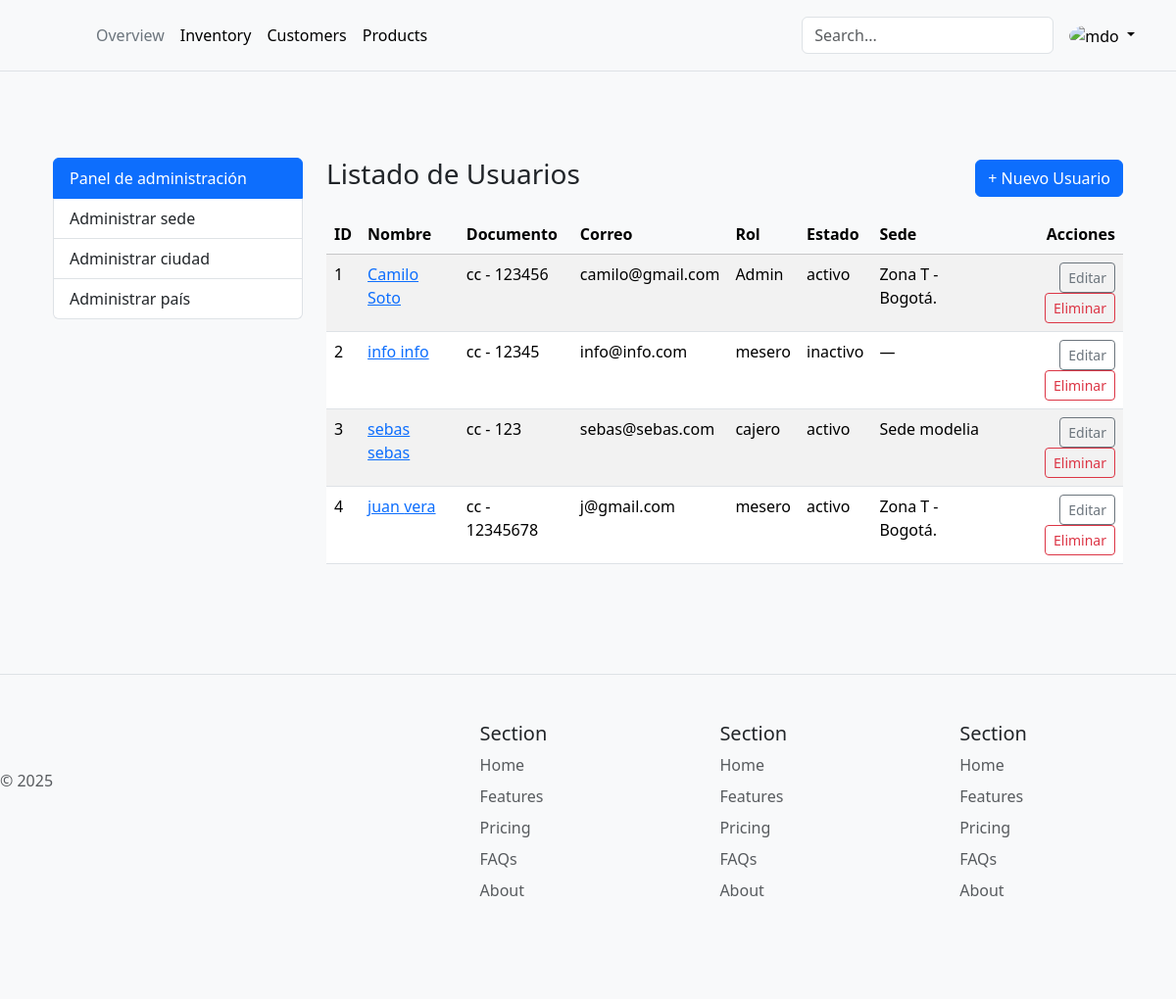
/adminis/usuario/ (signed in), run on the app's committed database.
### accounts/models.py (models this page shows, shortened)
class Usuario(AbstractUser):
    TYPEDOCS = (
        ('cc', 'cédula de ciudadania'),
        ('ti', 'tarjeta de identidad'),
        ('ce', 'cédula de extranjería'),
        ('pa', 'pasaporte'),
    )
    ROLES = (
        (1, 'Admin'),
        (2, 'cajero'),
        (3, 'mesero'),
    )
    ESTADO = (
        (0, 'inactivo'),
        (1, 'activo')
    )
    nombres = models.CharField(max_length=100, verbose_name='Nombre(s)')
    apellidos = models.CharField(max_length=100, verbose_name='Apellido(s)')
    tipoDocumento = models.CharField(max_length=5, choices=TYPEDOCS, verbose_name='Tipo de documento')
    numDocumento = models.CharField(max_length=20, unique=True, verbose_name='Número de documento')
    correo = models.EmailField(max_length=100, unique=True, verbose_name='Correo electrónico')
    rol = models.IntegerField(choices=ROLES, default=3)
    estado = models.IntegerField(choices=ESTADO, default=0)
    sede = models.ForeignKey(
        Sede,
        on_delete=models.SET_NULL,
        null=True,
        blank=True,
        related_name='usuarios',
        verbose_name='Sede asignada'
    )
    REQUIRED_FIELDS = ['nombres', 'apellidos', 'tipoDocumento', 'numDocumento', 'rol', 'estado', 'correo']

### adminis/models.py (models this page shows, shortened)
class Sede(models.Model):
    ESTADO = (
        (0, 'inactivo'),
        (1, 'activo')
    )
    idSede = models.AutoField(primary_key=True, db_column='idSede')
    nombre = models.CharField(max_length=100, null=True, db_column='nombre')
    estado = models.IntegerField(choices=ESTADO, null=True, default=1,db_column='estado')
    Ciudad = models.ForeignKey(
        Ciudad,
        on_delete=models.PROTECT,
        db_column='Ciudad_idCiudad',
        related_name='sedes',
        null=True,
        blank=True
    )
    class Meta:
        db_table = 'Sede'
        managed = True
        verbose_name = 'Sede'
        verbose_name_plural = 'Sedes'

### adminis/views.py (the view)
# urls.py: path('usuario/', UsuarioListView.as_view(), name='list_usuario'),
class UsuarioListView(LoginRequiredMixin, ListView):
    model = Usuario
    template_name = 'usuario/usuario_list.html'
    context_object_name = 'usuarios'

### adminis/templates/usuario/usuario_list.html
{% extends "base.html" %}
{% block content %}
<div class="container mt-4">
  <div class="row">
    <nav class="col-12 col-md-3 mb-4 mb-md-0">
      <div class="list-group">
        <span class="list-group-item list-group-item-action active">
          Panel de administración
        </span>
        <a href="{% url 'adminis:list_sede' %}" class="list-group-item list-group-item-action">
          Administrar sede
        </a>
        <a href="{% url 'adminis:list_ciudad' %}" class="list-group-item list-group-item-action">
          Administrar ciudad
        </a>
        <a href="{% url 'adminis:list_pais' %}" class="list-group-item list-group-item-action">
          Administrar país
        </a>
      </div>
    </nav>
    <div class="col-12 col-md-9">
      <div class="d-flex justify-content-between align-items-center mb-3">
        <h1 class="h3">Listado de Usuarios</h1>
        <a href="{% url 'adminis:create_usuario' %}" class="btn btn-primary">
          + Nuevo Usuario
        </a>
      </div>
      <table class="table table-striped table-hover">
        <thead class="table-light">
          <tr>
            <th>ID</th>
            <th>Nombre</th>
            <th>Documento</th>
            <th>Correo</th>
            <th>Rol</th>
            <th>Estado</th>
            <th>Sede</th>
            <th class="text-end">Acciones</th>
          </tr>
        </thead>
        <tbody>
          {% for usuario in usuarios %}
          <tr>
            <td>{{ usuario.pk }}</td>
            <td>
              <a href="{% url 'adminis:update_usuario' usuario.pk %}">
                {{ usuario.nombres }} {{ usuario.apellidos }}
              </a>
            </td>
            <td>{{ usuario.tipoDocumento }} - {{ usuario.numDocumento }}</td>
            <td>{{ usuario.correo }}</td>
            <td>{{ usuario.get_rol_display }}</td>
            <td>{{ usuario.get_estado_display }}</td>
            <td>
              {% if usuario.sede %}
                {{ usuario.sede.nombre }}
              {% else %}
                &mdash;
              {% endif %}
            </td>
            <td class="text-end">
              <a href="{% url 'adminis:update_usuario' usuario.pk %}" class="btn btn-sm btn-outline-secondary">Editar</a>
              <a href="{% url 'adminis:delete_usuario' usuario.pk %}" class="btn btn-sm btn-outline-danger">Eliminar</a>
            </td>
          </tr>
          {% empty %}
          <tr>
            <td colspan="8" class="text-center">No hay usuarios registrados.</td>
          </tr>
          {% endfor %}
        </tbody>
      </table>
    </div>
  </div>
</div>
{% endblock %}

### templates/base.html (style rules this page uses)
:root { --bs-primary: #d39e2e; --bs-primary-rgb: 211,158,46; --bs-body-color: #333; --bs-body-bg: #f9f9f9; }
body { color: var(--bs-body-color); background-color: var(--bs-body-bg) !important; }

### data on the page
Usuario: pk "1", nombres "Camilo", apellidos "Soto", tipoDocumento "cc", numDocumento "123456", correo "camilo@gmail.com", rol "Admin", estado "activo", sede.nombre "Zona T -Bogotá."
Usuario: pk "2", nombres "info", apellidos "info", tipoDocumento "cc", numDocumento "12345", correo "info@info.com", rol "mesero", estado "inactivo"
Usuario: pk "3", nombres "sebas", apellidos "sebas", tipoDocumento "cc", numDocumento "123", correo "sebas@sebas.com", rol "cajero", estado "activo", sede.nombre "Sede modelia"
Usuario: pk "4", nombres "juan", apellidos "vera", tipoDocumento "cc", numDocumento "12345678", correo "j@gmail.com", rol "mesero", estado "activo", sede.nombre "Zona T -Bogotá."
